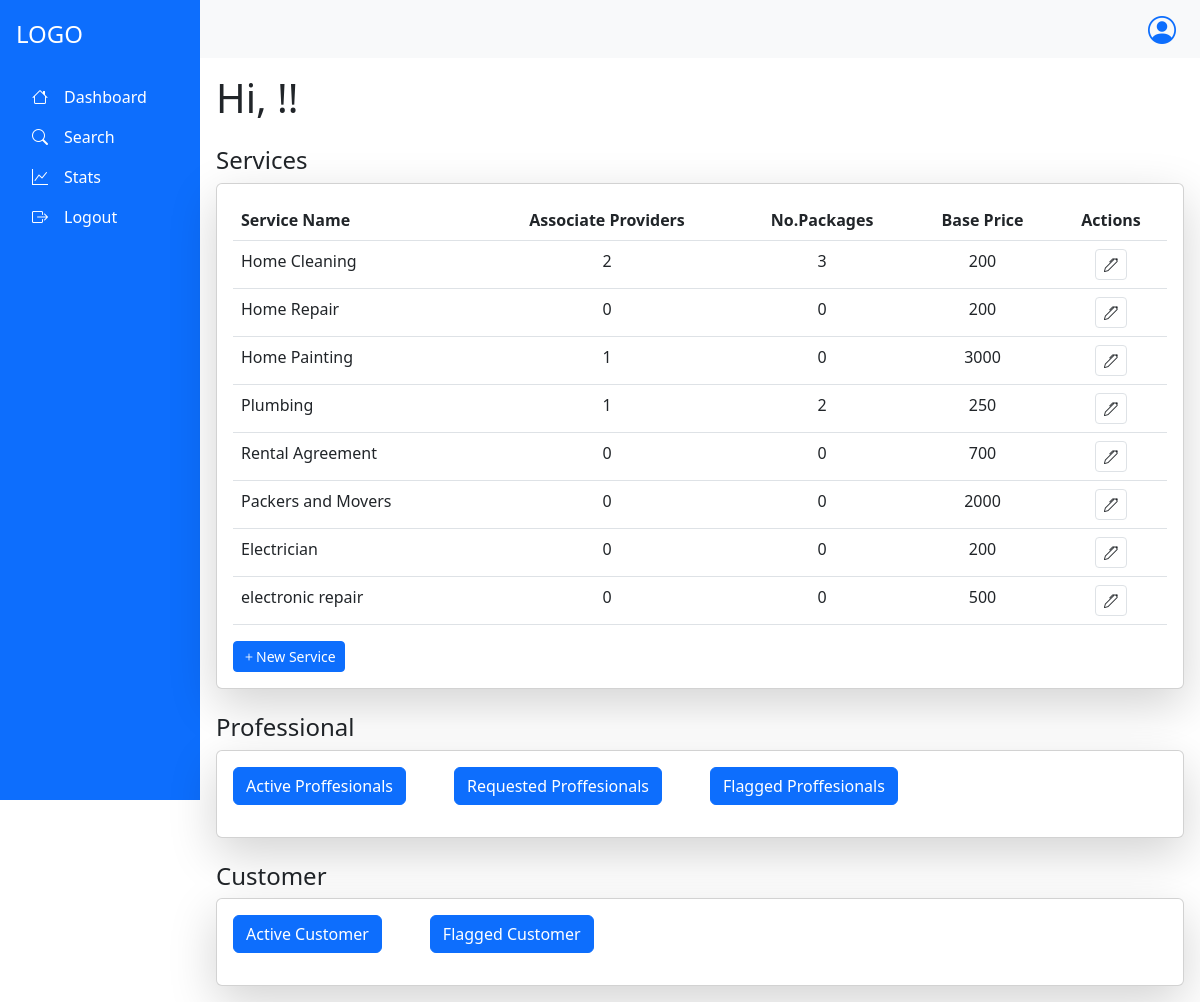
/admin/dashboard/ (signed in), run on the app's committed database.
### app.py (models this page shows)
class Services(db.Model):
    __tablename__="services"
    s_id=db.Column(db.Integer, primary_key=True, autoincrement= True)
    s_name=db.Column(db.String,unique=True)
    baseprice=db.Column(db.Integer)
    packages=db.relationship("Package", backref="service")
    Sproviders=db.relationship("ServiceProvider",backref="service")

### app.py (the view)
@app.route("/admin/dashboard/",methods=["GET","POST"])
@login_required
def dashboard():
    if request.method=="GET":
        ser=db.session.query(Services).all()
        act_sp=db.session.query(ServiceProvider).filter_by(sp_status="Active").all()
        req_sp=db.session.query(ServiceProvider).filter_by(sp_status="Requested").all()
        flag_sp=db.session.query(ServiceProvider).filter_by(sp_status="Flagged").all()
        act_c=db.session.query(Customer).filter_by(c_status="Active").all()
        flag_c=db.session.query(Customer).filter_by(c_status="Flagged").all()
        print(ser)
        return render_template("/admin/Admin_dashboard.html",Services=ser,active=act_sp,requested=req_sp,flagged=flag_sp,cu=current_user,
                               c_active=act_c,c_flag=flag_c)

### app.py (called while the page is built)
@login_manager.user_loader
def load_user(user_id):
        utype,id=user_id.split("-")
        if utype=="c":
            return db.session.query(Customer).filter_by(c_id=id).first()
        elif utype=='sp':
            return db.session.query(ServiceProvider).filter_by(sp_id=id).first()
        else:
            return db.session.query(Admin).filter_by(admin_id=id).first()

### templates/admin/Admin_dashboard.html (shortened to what this page needs)
            {% extends "/admin/admin_base.html" %}
            {% block content %}
<h1 class="mb-4">Hi, {{cu.admin_name}}!!</h1>
<h4 class="mt-4"> Services</h4>
<div class="card shadow-lg">
  <div class="card-body">
      <table class="table">
          <thead>
              <tr>
                  <th>Service Name</th>
                  <th class="text-center">Associate Providers</th>
                  <th class="text-center">No.Packages</th>
                  <th class="text-center">Base Price</th>
                  <th class="text-center">Actions</th>
              </tr>
          </thead>
          <tbody>
            {% for s in Services %}
              <tr>
                  <td>{{s.s_name}}</td>
                  <td class="text-center">{{s.Sproviders|length}}</td>
                  <td class="text-center">{{s.packages|length}}</td>
                  <td class="text-center">{{s.baseprice}}</td>
                  <td class="action-btns text-center" >
                    <button class="btn btn-sm btn-white border" data-bs-toggle="modal" data-bs-target="#editservice-{{s.s_id}}" >
                        <i class="bi bi-pen"></i>
                    </button>
                  </td>
              </tr>
            {% endfor %}
          </tbody>
      </table>
      <div>
        <button class="btn btn-sm btn-primary" data-bs-toggle="modal" data-bs-target="#addService" >
          <i class="bi bi-plus"></i>New Service
        </button>
      </div>
  </div>
</div>
<h4 class="mt-4"> Professional</h4>
<div class="card shadow-lg">
  <div class="card-body">
    <p class="d-inline-flex gap-5">
        <button class="btn btn-primary accordian-button" type="button" data-bs-toggle="collapse" data-bs-target="#activeprofessional" aria-expanded="false" aria-controls="activeprofessional">
          Active Proffesionals
        </button>
        <button class="btn btn-primary accordian-button" type="button" data-bs-toggle="collapse" data-bs-target="#requestedprofessional" aria-expanded="false" aria-controls="requestedprofessional">
        Requested Proffesionals
      </button>
      <button class="btn btn-primary accordian-button" type="button" data-bs-toggle="collapse" data-bs-target="#flaggedprofessional" aria-expanded="false" aria-controls="flaggedprofessional">
        Flagged Proffesionals
      </button>
      </p>
  </div>
</div>
<h4 class="mt-4"> Customer</h4>
<div class="card shadow-lg">
  <div class="card-body">
    <p class="d-inline-flex gap-5">
        <button class="btn btn-primary" type="button" data-bs-toggle="collapse" data-bs-target="#activecustomer" aria-expanded="false" aria-controls="collapseExample">
            Active Customer
        </button>
        <button class="btn btn-primary" type="button" data-bs-toggle="collapse" data-bs-target="#flaggedcustomer" aria-expanded="false" aria-controls="collapseExample">
            Flagged Customer
      </button>
    </p>
  </div>
</div>
{% endblock %}

### templates/admin/admin_base.html (shortened to what this page needs)
<!DOCTYPE html>
<html lang="en">
<head>
  <link href="https://cdn.jsdelivr.net/npm/bootstrap@5.3.0-alpha3/dist/css/bootstrap.min.css" rel="stylesheet">
  <link rel="stylesheet" href="https://cdn.jsdelivr.net/npm/bootstrap-icons/font/bootstrap-icons.css">
</head>
<body>
    <div class="container-fluid">
      <div class="row min-vh-100 d-flex flex-column flex-md-row">
        <nav class="col-md-3 col-lg-2 d-flex flex-column bg-primary text-white p-3 vh-100 position-fixed">
            <div class="text-start py-1 mb-3">
              <h4 class="text-white">LOGO</h4>
            </div>
            <ul class="nav flex-column">
              <li class="nav-item">
                <a class="nav-link text-white" href="/admin/dashboard"><i class="bi bi-house"></i><span class="px-3">Dashboard</span></a>
              </li>
              <li class="nav-item">
                <a class="nav-link text-white" href="/admin/search"><i class="bi bi-search"></i><span class="px-3">Search</span></a>
              </li>
              <li class="nav-item">
                <a class="nav-link text-white" href="/admin/stats"><i class="bi bi-graph-up"></i><span class="px-3">Stats</span></a>
              </li>
              <li class="nav-item">
                <a class="nav-link text-white" href="/logout"><i class="bi bi-box-arrow-right"></i><span class="px-3">Logout</span></a>
              </li>
            </ul>
        </nav>
        <div class="col-md-9 ms-sm-auto col-lg-10 px-md-0">
          <nav class="navbar navbar-expand-lg navbar-light bg-light w-100">
            <div class="dropdown ms-auto me-4">
              <a href="#" class="d-flex align-items-center text-decoration-none" id="dropdownUser" data-bs-toggle="dropdown" aria-expanded="false">
                <i class="bi bi-person-circle fs-3"></i>
              </a>
            </div>
          </nav>
          <main class="p-3">
            {% block content %}
            {% endblock %}
        </main>
    </div>
  </div>
</div>
</body>
</html>

### data on the page
Services: s_name "Home Cleaning", Sproviders|length "2", packages|length "3", baseprice "200"
Services: s_name "Home Repair", Sproviders|length "0", packages|length "0", baseprice "200"
Services: s_name "Home Painting", Sproviders|length "1", packages|length "0", baseprice "3000"
Services: s_name "Plumbing", Sproviders|length "1", packages|length "2", baseprice "250"
Services: s_name "Rental Agreement", Sproviders|length "0", packages|length "0", baseprice "700"
Services: s_name "Packers and Movers", Sproviders|length "0", packages|length "0", baseprice "2000"
Services: s_name "Electrician", Sproviders|length "0", packages|length "0", baseprice "200"
Services: s_name "electronic repair", Sproviders|length "0", packages|length "0", baseprice "500"
